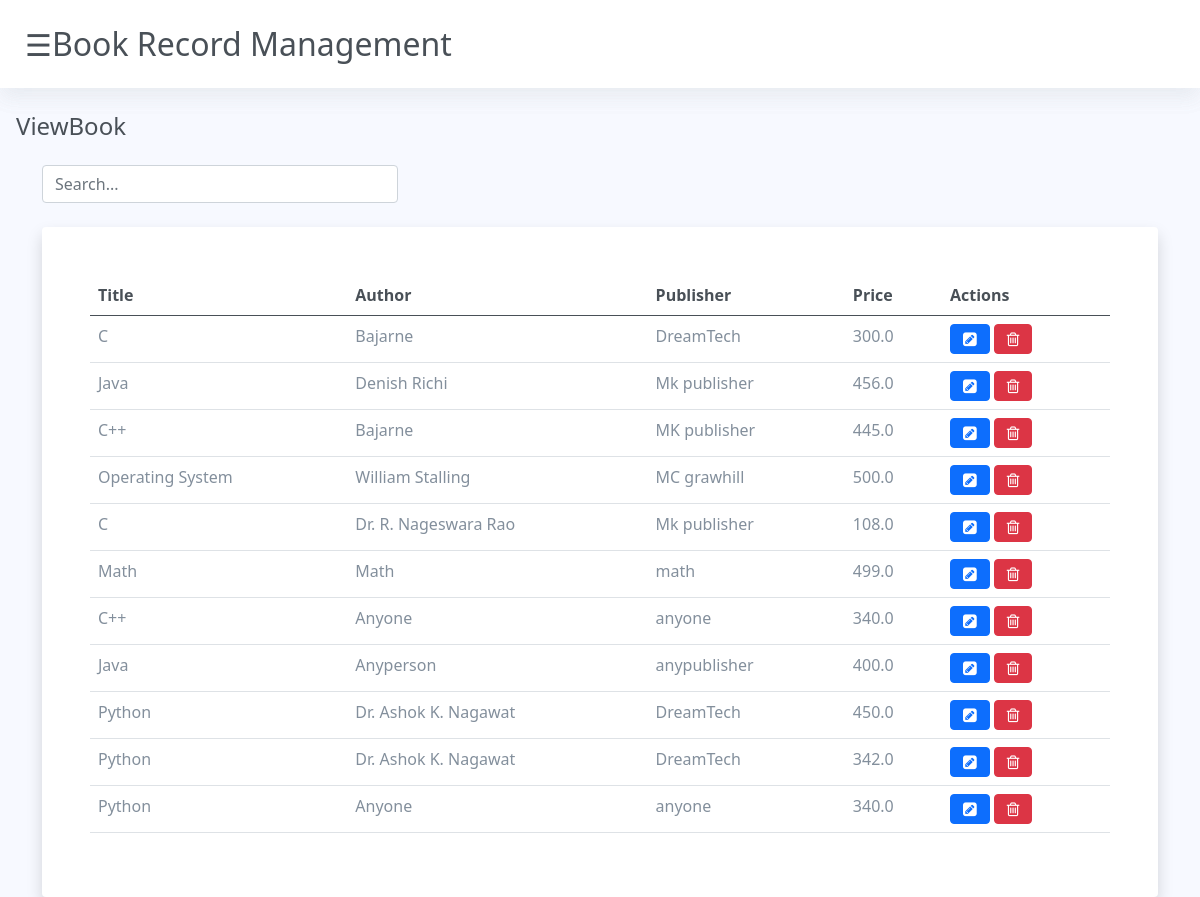
Screenshot of /books/showresult/ with the database file from the repository.
### books/models.py (models this page shows)
class bookTable(models.Model):
    title = models.CharField(max_length=50)
    author = models.CharField(max_length=50)
    publisher = models.CharField(max_length=50)
    price = models.FloatField()

### books/views.py (the view)
# urls.py: path('showresult/', views.showResult),
def showResult(request):
    table_data = bookTable.objects.all()
    print("Record::::", table_data)
    dict = {'result':table_data}
    res = render(request, 'books/viewbook.html', dict)
    return res

### templates/books/viewbook.html (shortened to what this page needs)
<!DOCTYPE html>
{% load static %}
<html lang="en">
<head>
    <link rel="stylesheet" href="{% static 'bootstrap/css/bootstrap.min.css' %}">
    <link rel="stylesheet" href="{% static 'mycss/bookstyle.css' %}">
    <link rel="stylesheet" href="{% static 'javascript/books.js' %}">
    <link rel="stylesheet" href="https://cdnjs.cloudflare.com/ajax/libs/font-awesome/4.7.0/css/font-awesome.min.css">
    <link href='https://unpkg.com/boxicons@2.0.7/css/boxicons.min.css' rel='stylesheet'>
</head>
<body>
      <div class="jumbotron-fluid">
        <h2 id="heading"><span style="font-size:30px;cursor:pointer;" onclick="openNav()">&#9776;</span>Book Record Management</h2>
      </div>
      <h4 class="p-3" style="color: rgb(73,80,87)">ViewBook</h4>
      <div class="container">
          <div class="row">
              <div class="col">
                  <div class="row">
                      <div class="col-lg-4 col-sm-4 mb-4">
                        <input type="text" placeholder="Search..." id="myinput" class="form-control bi bi-search">
                        </div>
                  </div>
                  <div class="table-responsive p-5 shadow bg-white rounded"  data-spy="scroll" data-target="#scroll" data-offset="0" style="background-color: white;">
                    <table class="table" id="scroll">
                        <thead style="color: rgb(73,80,87);">
                            <tr>
                                <th>Title</th>
                                <th>Author</th>
                                <th>Publisher</th>
                                <th>Price</th>
                                <th>Actions</th>
                            </tr>
                        </thead>
                        <tbody id="mytable" style="color:rgb(131, 143, 156)">
                            {% for data in result %}
                            <tr>
                                <td>{{data.title}}</td>
                                <td>{{data.author}}</td>
                                <td>{{data.publisher}}</td>
                                <td>{{data.price}}</td>
                                <td>
                                    <a href="http://localhost:8000/books/edit?bookid={{data.id}}"><i class="fa fa-pencil-square btn btn-primary" aria-hidden="true"></i></a>
                                    <a href="http://localhost:8000/books/delete?id={{data.id}}"><i class="fa fa-trash-o btn btn-danger" aria-hidden="true"></i></a>
                                </td>
                            </tr>
                            {% endfor %}
                        </tbody>
                    </table>
                </div>
              </div>
          </div>
      </div>
</body>
</html>

### static/mycss/bookstyle.css (style rules this page uses)
body { margin: 0; padding: 0; background-color: rgb(247, 249, 256); }
#heading { padding:25px; background-color: white; color: rgb(73,80,87); box-shadow: 0 10px 20px 0 rgba(131, 143, 156, 0.068),0 10px 20px 0 rgba(131, 143, 156, 0.068); }

### rows the page displays
bookTable: title "C", author "Bajarne", publisher "DreamTech", price "300.0"
bookTable: title "Java", author "Denish Richi", publisher "Mk publisher", price "456.0"
bookTable: title "C++", author "Bajarne", publisher "MK publisher", price "445.0"
bookTable: title "Operating System", author "William Stalling", publisher "MC grawhill", price "500.0"
bookTable: title "C", author "Dr. R. Nageswara Rao", publisher "Mk publisher", price "108.0"
bookTable: title "Math", author "Math", publisher "math", price "499.0"
bookTable: title "C++", author "Anyone", publisher "anyone", price "340.0"
bookTable: title "Java", author "Anyperson", publisher "anypublisher", price "400.0"
bookTable: title "Python", author "Dr. Ashok K. Nagawat", publisher "DreamTech", price "450.0"
bookTable: title "Python", author "Dr. Ashok K. Nagawat", publisher "DreamTech", price "342.0"
bookTable: title "Python", author "Anyone", publisher "anyone", price "340.0"
